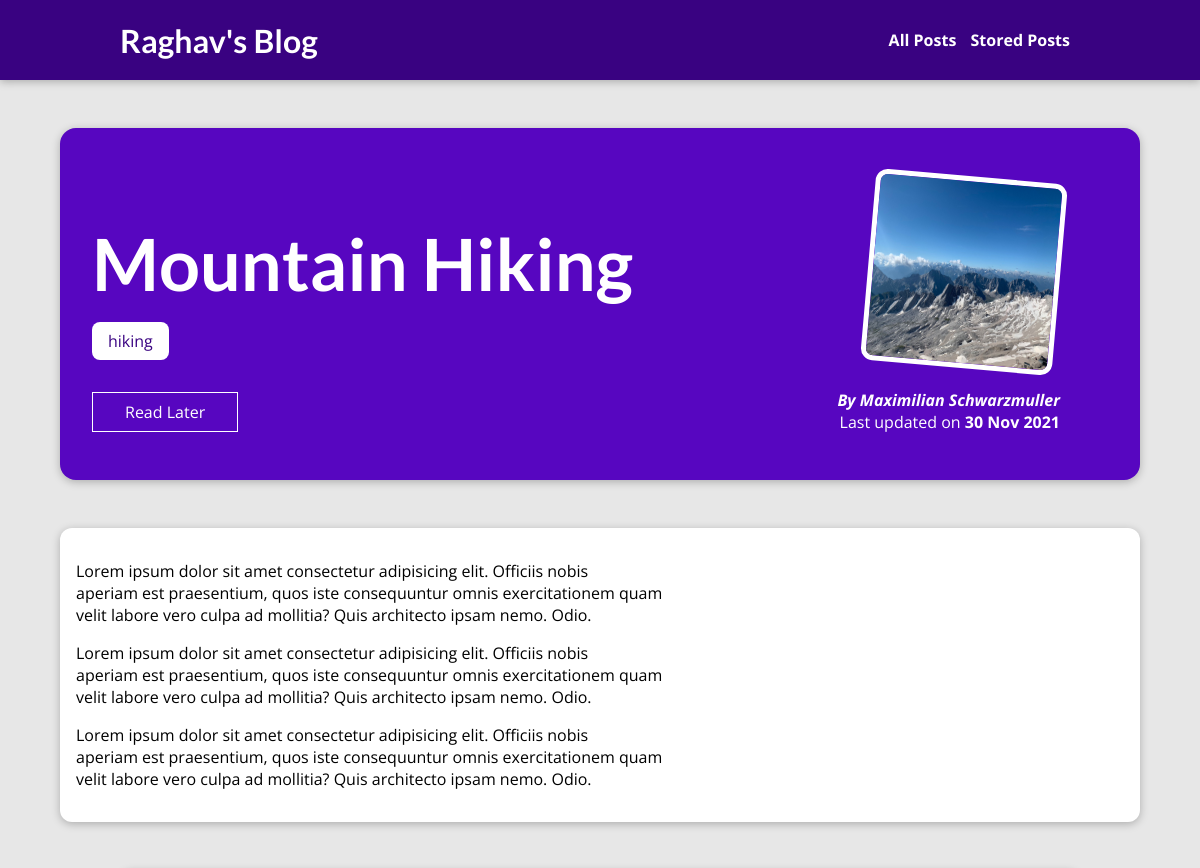
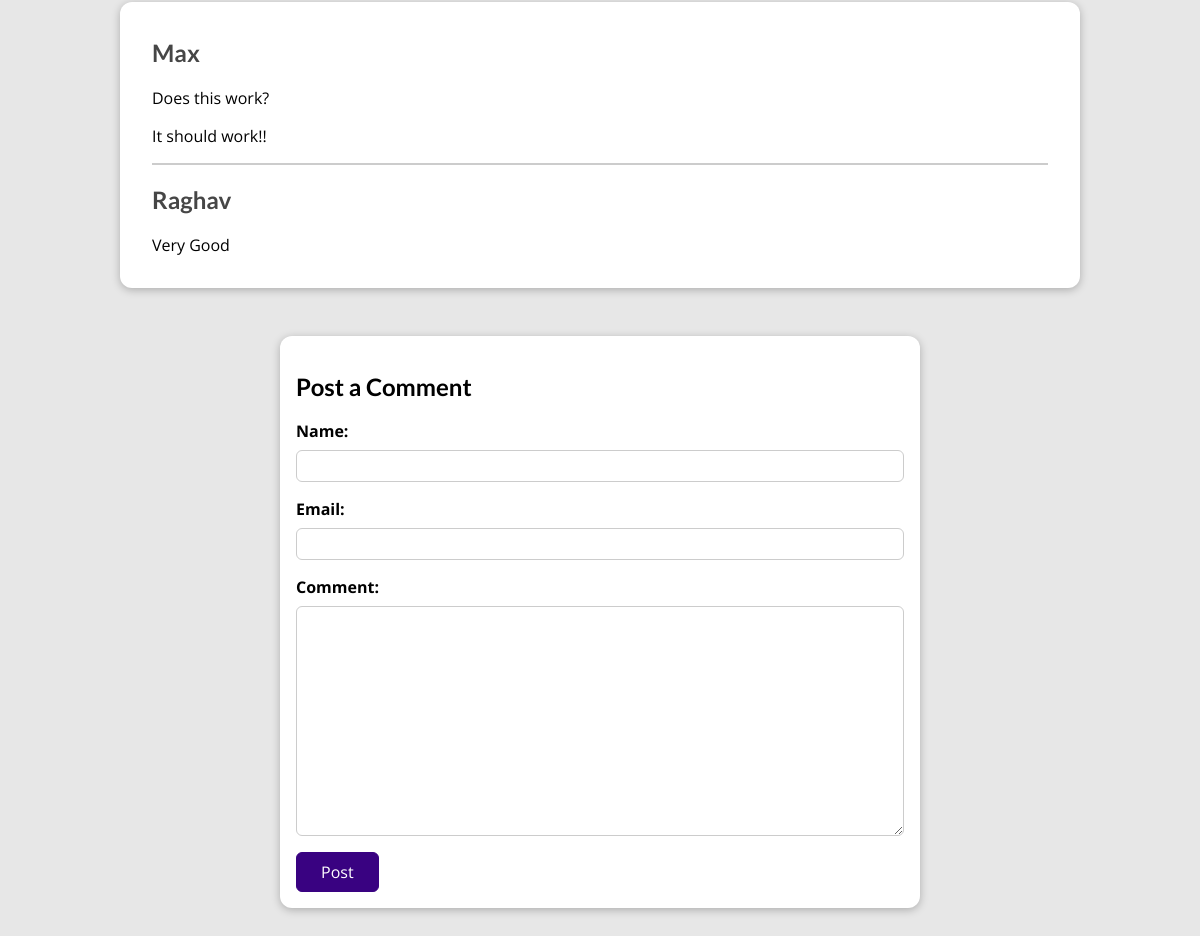
The page /posts/hike-in-the-mountains on the database its author committed (2 pictures, top to bottom).
### blog/models.py (models this page shows, shortened)
class Post(models.Model):
    title = models.CharField(max_length=150)
    excerpt = models.TextField(validators=[MaxLengthValidator(200)])
    image_name = models.ImageField(upload_to='article_images', height_field=None, width_field=None, max_length=None)
    date = models.DateField(auto_now=True)
    slug = models.SlugField(unique=True, db_index=True)
    content = models.TextField(validators=[MinLengthValidator(10)])
    author = models.ForeignKey(to=Author,null= True, on_delete=SET_NULL, related_name="posts")
    tags = models.ManyToManyField(to=Tag)

class Tag(models.Model):
    caption = models.CharField(max_length=20)

class Author(models.Model):
    first_name = models.CharField(max_length=100)
    last_name = models.CharField(max_length=100)
    email = models.EmailField()
    def __str__(self):
        return f"{self.first_name} {self.last_name}"

class Comment(models.Model):
    user_name = models.CharField(max_length=120)
    user_email = models.EmailField()
    text = models.TextField()
    post = models.ForeignKey(Post, on_delete=models.CASCADE, related_name="comments")

### blog/views.py (the view)
# urls.py: path("posts/<slug:slug>", views.PostDetailView.as_view(), name="post-detail-page"),
class PostDetailView(View):
    model = Post
    template_name = "blog/post-detail.html"
    def is_stored_post(self, req, post_id):
        stored_posts = req.session.get('stored_posts')
        is_saved_for_later = (stored_posts is not None) and (post_id in stored_posts)
        return is_saved_for_later
    def get(self, req, slug):
        post = get_object_or_404(Post, slug=slug)
        context={
            "post": post,
            "tags": post.tags.all(),
            "comments": post.comments.all().order_by("-id"),
            "comment_form": CommentForm(),
            "saved_for_later": self.is_stored_post(req, post.id)
        }
        return render(req, "blog/post-detail.html", context)
    def post(self, req, slug):
        post = get_object_or_404(Post, slug=slug)
        comment_form = CommentForm(req.POST)
        if comment_form.is_valid():
            comment = comment_form.save(commit=False)
            comment.post = post
            comment.save()
            return HttpResponseRedirect(reverse("post-detail-page", args=[slug]))
        context={
            "post": post,
            "tags": post.tags.all(),
            "comments": post.comments.all().order_by("-id"),
            "comment_form": comment_form,
            "saved_for_later": self.is_stored_post(req, post.id)
        }
        return render(req, "blog/post-detail.html", context)

### blog/forms.py
class CommentForm(forms.ModelForm):
    class Meta:
        model = Comment
        fields = ['user_name', 'user_email', 'text']
        labels = {
            'user_name': "Name",
            'user_email': "Email",
            'text': "Comment"
        }

### blog/templates/blog/post-detail.html (shortened to what this page needs)
{% extends 'base.html' %}
{% load static %}
{% block css_files %}
    <link rel="stylesheet" href="{% static 'blog/post-detail.css' %}">
{% endblock css_files %}
{% block content %}
    <section id="summary">
        <h2>{{post.title}}</h2>
        <div>
            {% for tag in tags %}
                <span class="tag">{{tag.caption}}</span>
            {% endfor %}
        </div>
        <div id="read-later">
            <form action="{% url 'read-later' %}" method="post">
                <button>
                    {% if saved_for_later %}
                        Remove From Read Later
                        {% else %}
                            Read Later
                    {% endif %}
                </button>
            </form>
        </div>
        <article>
            <img src="{{post.image_name.url}}" alt={{post.title}}>
            <address>By <a href="mailto:{{post.author.email}}"> {{post.author}}</a></address>
            <div>Last updated on <time>{{post.date|date:"d M Y"}}</time></div>
        </article>
    </section>
    <main>
        <p>{{post.content|linebreaks}}</p>
    </main>
    {% if comments|length > 0 %}
        <section id="comments">
            <ul>
                {% for comment in comments %}
                    <li>
                        <h2>{{comment.user_name}}</h2>
                        <p>{{comment.text|linebreaks}}</p>
                    </li>
                {% endfor %}
            </ul>
        </section>
    {% endif %}
    <section id="comment-form">
        <h2>Post a Comment</h2>
        <form action="{% url 'post-detail-page' post.slug %}" method="post">
            {% for form_field in comment_form %}
                <div class="form-control {% if form_field.errors %}invalid{% endif %}">
                    {{form_field.label_tag}}
                    {{form_field}}
                </div>
            {% endfor %}
            <button>Post</button>
        </form>
    </section>
{% endblock content %}

### templates/base.html (shortened to what this page needs)
{% load static %}
<!DOCTYPE html>
<html lang="en">
  <head>
    <link rel="stylesheet" href="{% static 'app.css' %}" />
    {% block css_files %}{% endblock css_files %}
  </head>
  <body>
    <header id="main-navigation">
      <h1><a href="{% url 'index-page' %}">Raghav's Blog</a></h1>
      <nav>
        <a href="{% url 'posts-page' %}">All Posts</a>
        <a href="{% url 'read-later' %}">Stored Posts</a>
      </nav>
    </header>
    {% block content %}{% endblock content %}
  </body>
</html>

### static/app.css (style rules this page uses)
* { box-sizing: border-box; }
html { font-family: 'Open Sans', 'Lato', sans-serif; }
body { margin: 0; }
h1, h2, h3 { font-family: 'Lato', sans-serif; font-weight: bold; }
#main-navigation { width: 100%; height: 5rem; display: flex; justify-content: space-between; align-items: center; padding: 0 10%; position: absolute; top: 0; left: 0; }
#main-navigation > nav > a { margin-right: 10px; }
#main-navigation a { text-decoration: none; color: white; font-weight: bold; }

### blog/static/blog/post-detail.css (style rules this page uses)
body { background-color: #e7e7e7; }
#main-navigation { background-color: #390281; box-shadow: 0 2px 8px rgba(0, 0, 0, 0.25); }
#summary { margin: 8rem auto 3rem auto; padding: 2rem; width: 90%; max-width: 90rem; border-radius: 16px; background-color: #5706c0; position: relative; box-shadow: 0 2px 8px rgba(0, 0, 0, 0.25); height: 22rem; }
#summary h2 { color: white; font-size: 4.5rem; margin-bottom: 0.25rem; }
#summary article { position: absolute; top: 2rem; right: 3rem; padding: 1rem 2rem; border-radius: 12px; text-align: right; color: white; }
#summary article img { width: 12rem; height: 12rem; border-radius: 12px; transform: rotateZ(5deg); border: 5px solid white; margin-bottom: 1rem; }
#summary address { font-weight: bold; }
#summary a { color: white; text-decoration: none; }
#summary time { font-weight: bold; }
#read-later { margin: 2rem 0; }
#read-later button { background-color: transparent; border: 1px solid white; padding: 0.5rem 2rem; font: inherit; color: white; cursor: pointer; }
main { width: 90%; max-width: 90rem; margin: 3rem auto; background-color: white; padding: 1rem; border-radius: 12px; box-shadow: 0 2px 8px rgba(0, 0, 0, 0.25); }
.tag { background-color: white; color: #390281; padding: 0.5rem 1rem; margin-top: 0.75rem; display:inline-block; border-radius: 8px; }
#comment-form { margin: 3rem auto; width: 90%; max-width: 40rem; border-radius: 12px; background-color: white; box-shadow: 0 2px 8px rgba(0, 0, 0, 0.25); padding: 1rem; }
#comment-form button { font: inherit; background-color: #390281; color: white; border: 1px solid #390281; padding: 0.5rem 1.5rem; border-radius: 6px; cursor: pointer; }
.form-control { margin-bottom: 1rem; }
.form-control label { font-weight: bold; margin-bottom: 0.5rem; display: block; }
.form-control input, .form-control textarea { display: block; width: 100%; font: inherit; padding: 0.25rem; border-radius: 6px; border: 1px solid #ccc; }
#comments { margin: 3rem auto; width: 90%; max-width: 60rem; border-radius: 12px; background-color: white; box-shadow: 0 2px 8px rgba(0, 0, 0, 0.25); padding: 1rem 2rem; }
#comments ul { list-style: none; margin: 0; padding: 0; }
#comments li { margin-bottom: 1rem; border-bottom: 2px solid #ccc; }
#comments li:last-of-type { border-bottom: none; }
#comments h2 { color: #464646; }

### rows shown on the page
Post: title "Mountain Hiking", image_name (picture), author "Maximilian Schwarzmuller", date "30 Nov 2021", content "Lorem ipsum dolor sit amet consectetur adipisicing elit. Officiis nobis aperiam est praesentium, quos iste consequuntur omnis exercitationem quam velit labore vero culpa ad mollitia? Quis architecto ipsam nemo. Odio. Lorem ipsum dolor sit amet consectetur adipisicing elit. Officiis nobis aperiam est praesentium, quos iste consequuntur omnis exercitationem quam velit labore vero culpa ad mollitia? Quis architecto ipsam nemo. Odio. Lorem ipsum dolor sit amet consectetur adipisicing elit. Officiis nobis aperiam est praesentium, quos iste consequuntur omnis exercitationem quam velit labore vero culpa ad mollitia? Quis architecto ipsam nemo. Odio."
Tag: caption "hiking"
Comment: user_name "Max", text "Does this work? It should work!!"
Comment: user_name "Raghav", text "Very Good"
